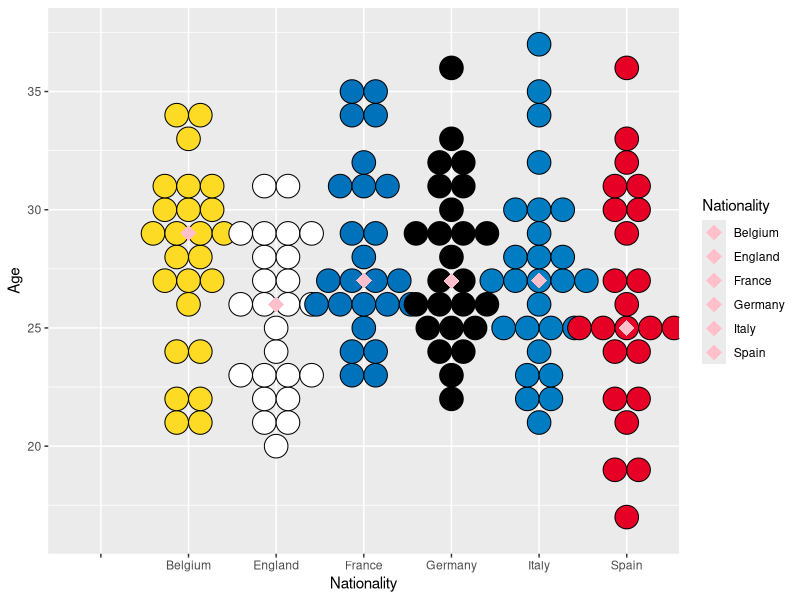
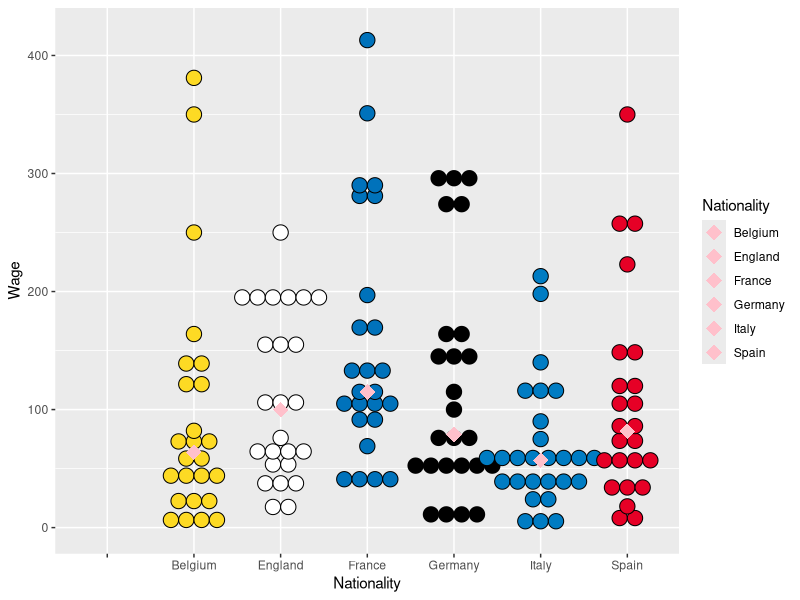
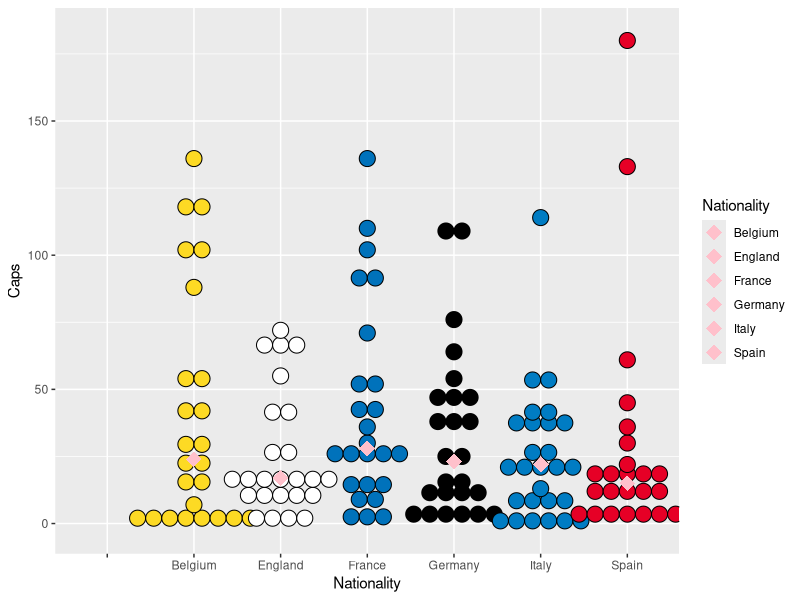

Recreate these plots in R, in order.
## ---- chunk 1
knitr::opts_chunk$set(echo = TRUE)
## ---- chunk 2
MoneyballData = read.csv("Moneyball Soccer Dataset.csv")
## ---- chunk 3
names(MoneyballData) = c("Players","Nationality","Club","Position","Age","Value","Wage","Caps")
attach(MoneyballData)
MoneyballData[9:13] <- list(NULL)
## ---- chunk 4
library(tidyverse)
library(dplyr)
library(ggplot2)
## ---- chunk 5
# Dot Plot tosee Equal Variance (value, wage and caps)

# age
plot <- ggplot(MoneyballData, aes(x=Nationality, y=Age, fill = Nationality)) + scale_fill_manual(values=c("#FDDA24", "#FFFFFF", "#0072BB", "#000000", "#007CC3", "#E60026")) +
  geom_dotplot(binaxis='y', stackdir='center', binwidth = 1) + stat_summary(fun=median, geom="point", shape=18,
                 size=5, color="pink")
plot

# wage
plot <- ggplot(MoneyballData, aes(x=Nationality, y=Wage, fill = Nationality)) + scale_fill_manual(values=c("#FDDA24", "#FFFFFF", "#0072BB", "#000000", "#007CC3", "#E60026")) +
  geom_dotplot(binaxis='y', stackdir='center', binwidth = 13) + stat_summary(fun=median, geom="point", shape=18,
                 size=5, color="pink")
plot

# caps
plot <- ggplot(MoneyballData, aes(x=Nationality, y=Caps, fill = Nationality)) + scale_fill_manual(values=c("#FDDA24", "#FFFFFF", "#0072BB", "#000000", "#007CC3", "#E60026")) +
  geom_dotplot(binaxis='y', stackdir='center', binwidth = 6) + stat_summary(fun=median, geom="point", shape=18,
                 size=5, color="pink")
plot
## ---- chunk 6
